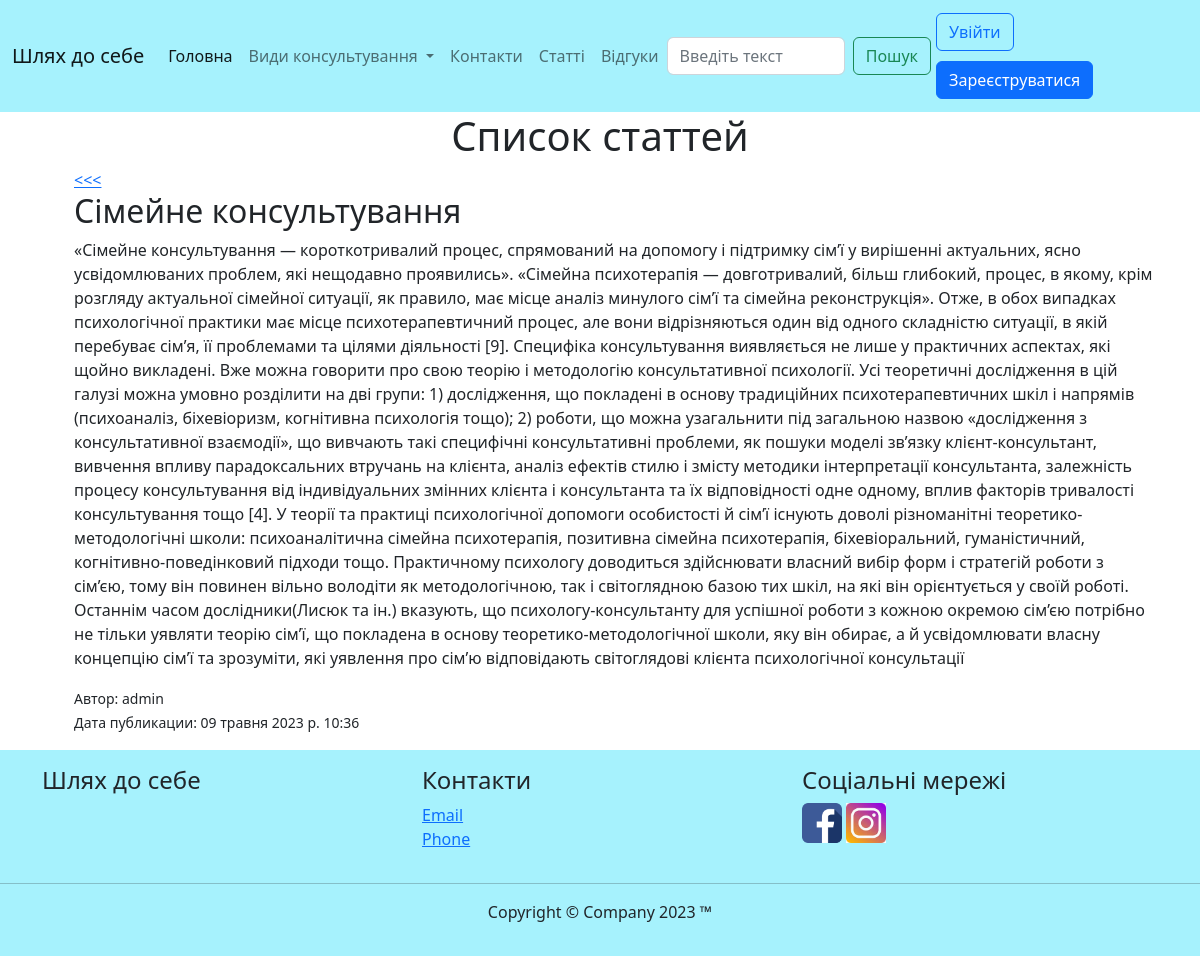
The app's page /post/4/ with its own data.
### selfdiscovery/models.py (models this page shows, shortened)
class Post(models.Model):
    title = models.CharField(max_length=200)
    content = models.TextField()
    created_at = models.DateTimeField(auto_now_add=True)
    author = models.ForeignKey(User, on_delete=models.CASCADE)

### selfdiscovery/views.py (the view)
# urls.py: path('post/<int:id>/', views.post, name='post'),
def post(request, id=None):
    posts = get_object_or_404 (Post, pk=id)
    context = {"post": posts}
    return render(request, 'selfdiscovery/post_one.html', context)

### templates/selfdiscovery/post_one.html (shortened to what this page needs)
{% extends 'selfdiscovery/base.html' %}
{% load crispy_forms_tags %}
{% load static %}
{% block content %}
<div class="container" style="justify-content: center">
  <div class="row"  ><h1 style="text-align:center">Список статтей</h1>
    <div class="col-lg-12">
    <div class="col-lg-12 col-md-12 col-sm-12" >
        <ul>
            <li>
                <a href="{% url 'posts' %}" class=" me-2" ><<<</a>
            </li>
            <li>
              <h2>{{ post.title }}</h2>
              <p id="article">{{ post.content}}</p>
              <p>
                  <small>Автор: {{ post.author.username }}</small>
              <br>
              <small>Дата публикации: {{ post.created_at }}</small>
              </p>
            </li>
        </ul>
      </div>
    </div>
    </div>
</div>
{% endblock %}

### static/selfdiscovery/css/style2.css (style rules this page uses)
html, body { height: 100%; margin: 0; }
li { list-style-type: none; }
:root { --color1: #05b1b1; --color2: #52339a; }

### records on screen
Post: title "Сімейне консультування", content "«Сімейне консультування — короткотривалий процес, спрямований на допомогу і підтримку сім’ї у вирішенні актуальних, ясно усвідомлюваних проблем, які нещодавно проявились». «Сімейна психотерапія — довготривалий, більш глибокий, процес, в якому, крім розгляду актуальної сімейної ситуації, як правило, має місце аналіз минулого сім’ї та сімейна реконструкція». Отже, в обох випадках психологічної практики має місце психотерапевтичний процес, але вони відрізняються один від одного складністю ситуації, в якій перебуває сім’я, її проблемами та цілями діяльності [9]. Специфіка консультування виявляється не лише у практичних аспектах, які щойно викладені. Вже можна говорити про свою теорію і…", author.username "admin", created_at "09 травня 2023 р. 10:36"
